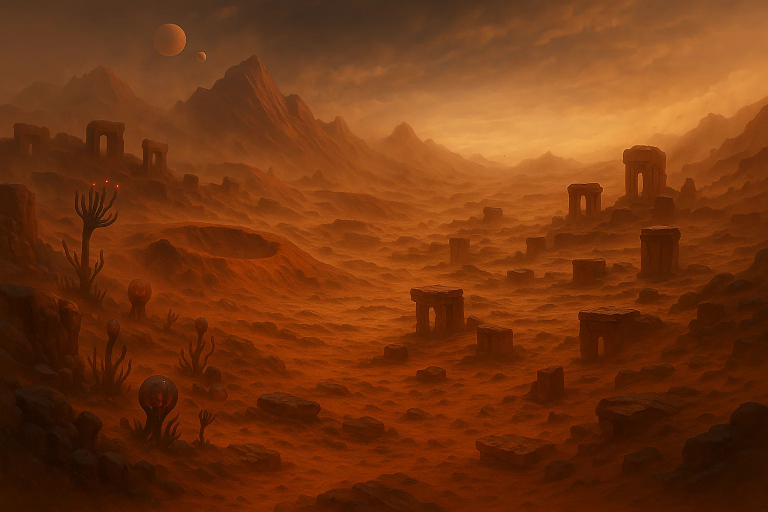
#> input picture Explore_Mars_CV_Game/development_modules/background3.png, 1536 x 1024 px (shown at 1/2 size)
$ python bgImage_Processing.py
#> lines starting #> are read from the running program, lines starting #| are printed output that depends on the picture; after the words box and inside, x2 and y2 are one past the last pixel; in counts of white or black regions, pixels touching at a corner belong together
import cv2

# Function to draw bounding boxes around the selected objects and save the image
def draw_bounding_boxes_and_save(image, stone_coords, pithole_coords, output_path="processed_image.jpg"):
    # Draw bounding boxes for stones
    for idx, (start_x, start_y, end_x, end_y) in enumerate(stone_coords, 1):
        # Draw rectangle for each stone
        cv2.rectangle(image, (start_x, start_y), (end_x, end_y), (0, 255, 0), 2)  # Green for stone

    # Draw bounding boxes for pitholes
    for idx, (start_x, start_y, end_x, end_y) in enumerate(pithole_coords, 1):
        # Draw rectangle for each pithole
        cv2.rectangle(image, (start_x, start_y), (end_x, end_y), (255, 0, 0), 2)  # Red for pithole

    # Save the processed image with bounding boxes
    cv2.imwrite(output_path, image)
    print(f"Processed image saved at {output_path}")

    # Display the processed image with bounding boxes
    cv2.imshow("Processed Image", image)
    cv2.waitKey(0)
    cv2.destroyAllWindows()

# Example usage
# Replace these with the coordinates you picked manually
# stone_coords = [
#     (54, 180, 112, 202),  # Stone 1: top-left (100, 150), bottom-right (200, 250)
#     (115, 239, 173, 266),  # Stone 2: top-left (300, 350), bottom-right (400, 450)
#     (193, 344, 241, 368),
#     (38, 387, 83, 410),
#     (111, 507, 177, 538)
# ]

# pithole_coords = [
#     (468, 279, 717, 333),  # Pithole 1: top-left (500, 550), bottom-right (600, 650)
#     (437, 398, 720, 463)
# ]
stone_coords = [(425, 333, 486, 394), (667, 264, 713, 325), (622, 466, 704, 519), (590, 214, 629, 260), (160, 260, 298, 315), (143, 439, 185, 522), (88, 140, 129, 196), (132, 324, 159, 377)]
pithole_coords = []#[(137, 410, 236, 441), (318, 458, 376, 485), (500, 321, 618, 361)]
# Load the image
image = cv2.imread('background3.png')
#> image is the input picture: shape (1024, 1536, 3); mean B, G, R 17.4, 55, 116.1
image = cv2.resize(image, (800, 600))
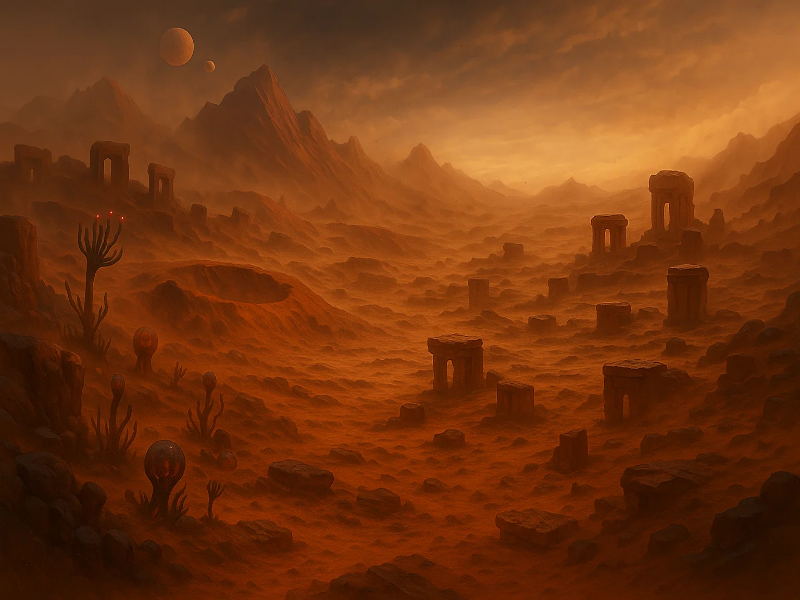
#> image: shape (600, 800, 3); mean B, G, R 17.3, 55, 116.1

# Call the function to draw bounding boxes and save the image
draw_bounding_boxes_and_save(image, stone_coords, pithole_coords, output_path="processed_mars_image_level2.jpg")
#> after the loop in draw_bounding_boxes_and_save, `for idx, (start_x, start_y, end_x, end_y) in enumerate(stone_coords, 1):`:
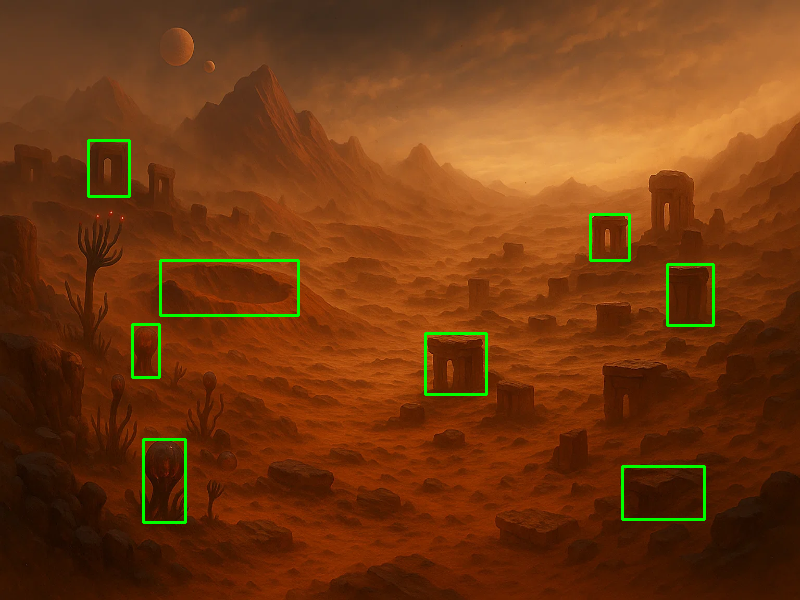
#> image: shape (600, 800, 3); 1.17% of pixels changed, all inside (x1, y1, x2, y2) = (87, 139, 715, 524)

$ run again, with Explore_Mars_CV_Game/development_modules/background2.png copied over Explore_Mars_CV_Game/development_modules/background3.png
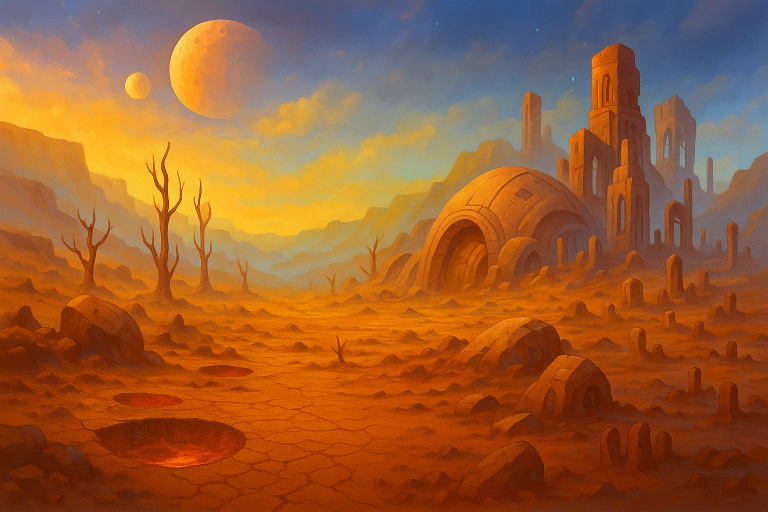
#> input picture Explore_Mars_CV_Game/development_modules/background2.png, 1536 x 1024 px (shown at 1/2 size)
#> image is the input picture: shape (1024, 1536, 3); mean B, G, R 50.5, 94.1, 154.6
#> `image = cv2.resize(image, (800, 600))`:
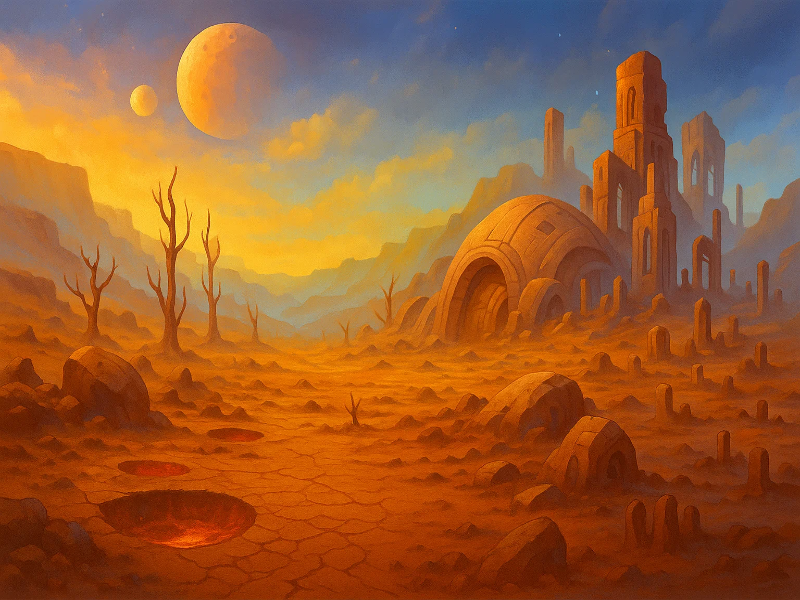
#> image: shape (600, 800, 3); mean B, G, R 50.4, 93.9, 154.5
#> after the loop in draw_bounding_boxes_and_save, `for idx, (start_x, start_y, end_x, end_y) in enumerate(stone_coords, 1):`:
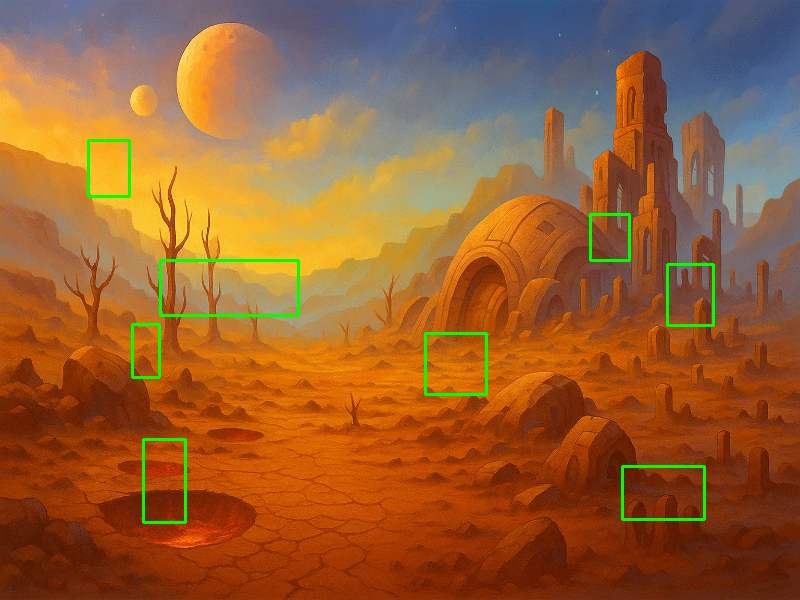
#> image: shape (600, 800, 3); 1.17% of pixels changed, all inside (x1, y1, x2, y2) = (87, 139, 715, 524)
